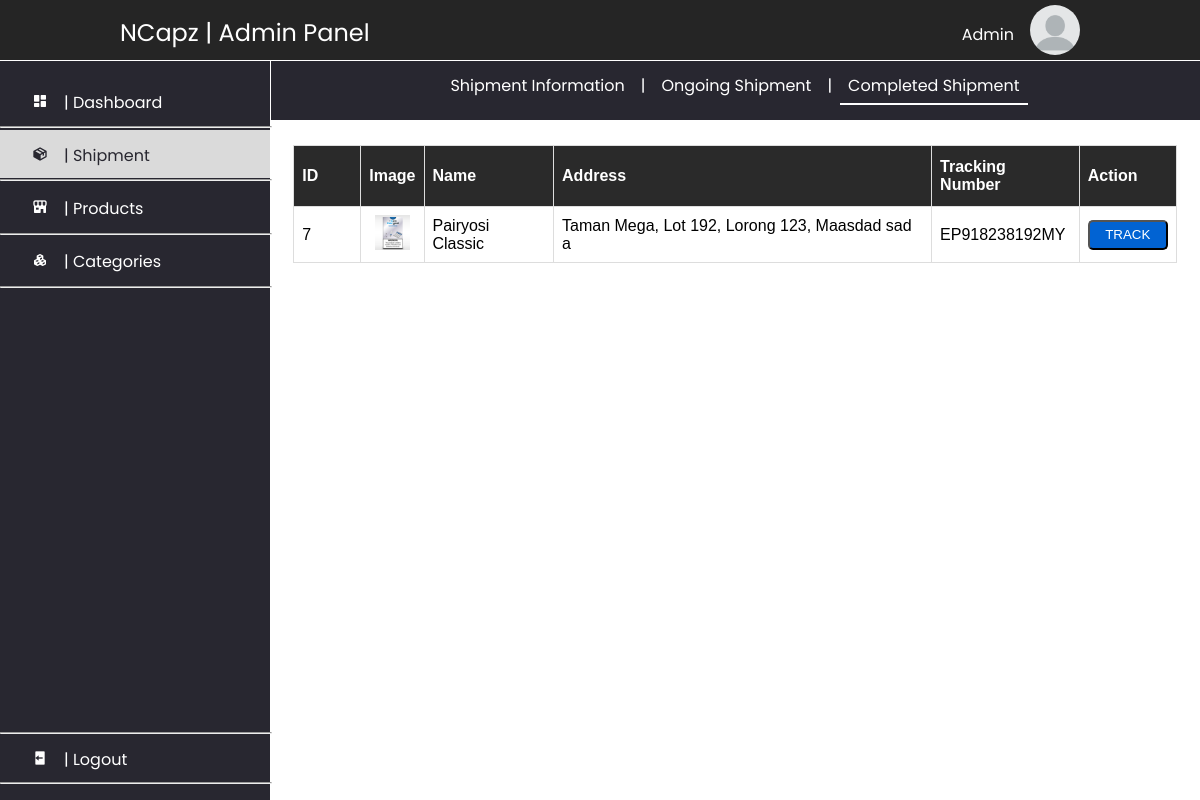
Screenshot of /admin/shipment_completed.php (signed in) with the database file from the repository.
### tables this page shows
CREATE TABLE `user` (
  `uid` int(255) NOT NULL,
  `email` varchar(255) NOT NULL,
  `username` varchar(255) NOT NULL,
  `password` varchar(255) NOT NULL,
  `permission` varchar(255) NOT NULL DEFAULT 'member',
  `profile_pic` varchar(255) NOT NULL DEFAULT 'user.jpg',
  `join_date` date DEFAULT current_timestamp()
);

CREATE TABLE `cart` (
  `cart_id` int(11) NOT NULL,
  `uid` int(11) NOT NULL,
  `product_id` int(11) NOT NULL,
  `amount` int(11) NOT NULL,
  `status` varchar(255) NOT NULL DEFAULT 'unpaid',
  `address` text DEFAULT NULL,
  `tracking_num` varchar(255) DEFAULT NULL,
  `date` date DEFAULT NULL
);

CREATE TABLE `product` (
  `product_id` int(11) NOT NULL,
  `name` varchar(255) NOT NULL,
  `picture` varchar(255) NOT NULL,
  `price` decimal(10,2) NOT NULL,
  `description` text NOT NULL,
  `categories_id` int(11) NOT NULL
);

### admin/shipment_completed.php (the view, shortened to what this page needs)
<?php
    include('../server.php');
    $uid = $_SESSION["uid"];
    $sql_userInformation = "SELECT * FROM user WHERE uid='$uid'";
    $res_userInformation = mysqli_query($conn, $sql_userInformation);
    $row_userInformation = mysqli_fetch_array($res_userInformation);
    $username = $row_userInformation['username'];
?>
<!DOCTYPE html>
<html lang="en">
<head>
    <link rel="stylesheet" href="../css/dashboard.css">
    <link href='https://unpkg.com/boxicons@2.0.7/css/boxicons.min.css' rel='stylesheet'>
</head>
<body class="body">
    <header>
        <div class="container-wrapper">
            <div id="container-wrapper-item1">
                <span id="admin-panel">NCapz | Admin Panel</span>
            </div>
            <div id="container-wrapper-item2">
                <span id="wrapper-username"><?php echo $username; ?></span>
                <img id="wrapper-staff-pic" src="../resource/staff_pic/default.png"></img>
            </div>
        </div>
    </header>
    <div style="height: 60px; width: 100%;"></div>
    <section id="main-container">
    <div class="nav-menu">
            <br><br><br>
            <a href="index.php" style="text-decoration: none;">
                <div  class="nav-menu-items">
                    <i class='bx bxs-dashboard icon'></i>|
                    <span>Dashboard</span>
                </div>
            </a>
            <hr>
            <a href="shipment_information.php" style="text-decoration: none;">
                <div style="background-color: rgb(218, 218, 218); color: #282730;" class="nav-menu-items">
                    <i class='bx bxs-package icon'></i>|
                    <span>Shipment</span>
                </div>
            </a>
            <hr>
            <a href="product_information.php" style="text-decoration: none;">
                <div class="nav-menu-items">
                    <i class='bx bxs-store-alt icon'></i>|
                    <span>Products</span>
                </div>
            </a>
            <hr>
            <a href="category_information.php" style="text-decoration: none;">
                <div  class="nav-menu-items">
                    <i class='bx bxs-component icon'></i>|
                    <span>Categories</span>
                </div>
            </a>
            <hr>
            <a href="logout.php">
                <div id="logout-menu" class="nav-menu-items">
                    <hr>
                    <i class='bx bxs-log-out icon'></i>|
                    <span>Logout</span>
                    <hr>
                </div>
            </a>
        </div>
        <div class="nav-bar-breaker">
        </div>
        <div class="main-container">
            <div class="container-nav-bar">
                <a style="text-decoration: none;" href="shipment_information.php">
                    <div class="container-nav-bar-items">
                        <span>Shipment Information</span>
                    </div>
                </a>
                <div class="container-nav-bar-items">
                    <span>|</span>
                </div>
                <a style="text-decoration: none;" href="shipment_ongoing.php">
                    <div class="container-nav-bar-items">
                        <span>Ongoing Shipment</span>
                    </div>
                </a>
                <div class="container-nav-bar-items">
                    <span>|</span>
                </div>
                <a style="text-decoration: none;" href="shipment_completed.php">
                    <div style="border-bottom: 2px solid white;" class="container-nav-bar-items">
                        <span>Completed Shipment</span>
                    </div>
                </a>
            </div>
            <div class="container-items">
                <div style="width: 95%; margin: auto;">
                    <br>
                    <table id="styling-table1">
                        <tr>
                            <th style="width: 50px;">ID</th>
                            <th>Image</th>
                            <th>Name</th>
                            <th>Address</th>
                            <th>Tracking Number</th>
                            <th>Action</th>
                        </tr>
                            <?php
                                $rec_limit = 6;
                                if(!empty($_REQUEST["page"])){
                                $page = $_REQUEST['page'];
                                $offset = ($page - 1) * $rec_limit;
                                }else{
                                    $offset = 0;
                                }
                                $sql2 = "Select * from cart WHERE status='Order Received' limit $offset, $rec_limit";
                                $result = mysqli_query($conn,$sql2);
                                if(mysqli_num_rows($result) > 0){
                                    while($row = mysqli_fetch_assoc($result)){
                                        $productID = $row['product_id'];
                                        $sql_productInformation = "SELECT * FROM product WHERE product_id='$productID'";
                                        $res_productInformation = mysqli_query($conn, $sql_productInformation);
                                        $row_productInformation = mysqli_fetch_array($res_productInformation);
                                        echo "<tr>";
                                            echo "<td>".$row['cart_id']."</td>";
                                            echo "<td style='text-align: center;'><img style='margin: auto; width: 35px; height: 35px;' src='../resource/product_pic/".$row_productInformation['picture']."'></img></td>";
                                            echo "<td>".$row_productInformation['name']."</td>";
                                            echo "<td>".$row['address']."</td>";
                                            echo "<td>".$row['tracking_num']."</td>";
                                            echo "<td><button class='action-btn' onclick=\"linkTrack('".$row['tracking_num']."')\">TRACK</button></td>";
                                        echo "</tr>";
                                    }
                                }else{
                                    echo "<tr>";
                                        echo "<td style='text-align: center;' colspan='7'>Empty!</td>";
                                    echo "</tr>";
                                }
                                echo "</table>";
                            ?>
                </div>
            </div>
        </div>
    </section>
</body>
</html>

### css/dashboard.css (style rules this page uses)
body { margin: 0px; padding: 0px; font-family: "Poppins", sans-serif; background-color: white; }
header { position: fixed; background-color: rgb(37, 37, 37); width: 100%; height: 60px; border-bottom: 1px solid white; z-index: 10; color: white; }
.container-wrapper { display: flex; width: 80%; height: 100%; margin: auto; }
.container-wrapper div { width: 100%; }
#container-wrapper-item1 { margin-top: 15px; display: flex; justify-content: left; }
#container-wrapper-item2 { margin-top: 15px; display: flex; justify-content: right; }
#admin-panel { font-size: 1.5rem; }
section { display: flex; }
#wrapper-staff-pic { border-radius: 50%; width: 50px; height: 50px; margin-top: -10px; display: inline; }
#wrapper-username { margin-right: 1rem; margin-top: 7px; }
#main-container { height: 100%; min-width: 900px; }
.nav-menu { position: fixed; background-color: #282730; width: 270px; height: 100%; border-right: 1px solid white; z-index: 5; top: 0px; }
.nav-menu div { color: white; margin-top: 0.1rem; margin-bottom: 0.1rem; }
#logout-menu { position: absolute; width: 270px; bottom: 0; margin-bottom: 1rem; }
.nav-menu-items i { margin-right: 1rem; margin-left: 2rem; margin-top: 1rem; margin-bottom: 1rem; }
.nav-menu hr { width: 100%; margin-top: 0px; margin-bottom: 0px; }
.main-container { margin: auto; width: 100%; }
.nav-bar-breaker { width: 270px; min-width: 270px; }
.container-items { margin: auto; width: 100%; background-color: white; padding-bottom: 2rem; }
.container-nav-bar { margin: auto; background-color: #282730; width: 100%; height: 60px; display: flex; box-shadow: rgb(146, 146, 146) 0px -3px; justify-content: center; }
.container-nav-bar-items span { color: white; margin-left: 0.5rem; margin-right: 0.5rem; }
.container-nav-bar-items { height: 30px; margin-top: 13px; }
#styling-table1 { font-family: Arial, Helvetica, sans-serif; border-collapse: collapse; width: 100%; }
#styling-table1 td, #styling-table1 th { border: 1px solid #ddd; padding: 8px; }
#styling-table1 th { padding-top: 12px; padding-bottom: 12px; text-align: left; background-color: #2a2a2a; color: white; }
.action-btn { width: 80px; height: 30px; margin: auto; text-align: center; color: white; background-color: #0163d3; border-radius: 5px; }

### rows the page displays
user: username "Admin"
cart: cart_id "7", product.picture (picture), product.name "Pairyosi Classic", address "Taman Mega, Lot 192, Lorong 123, Maasdad sad a", tracking_num "EP918238192MY"
